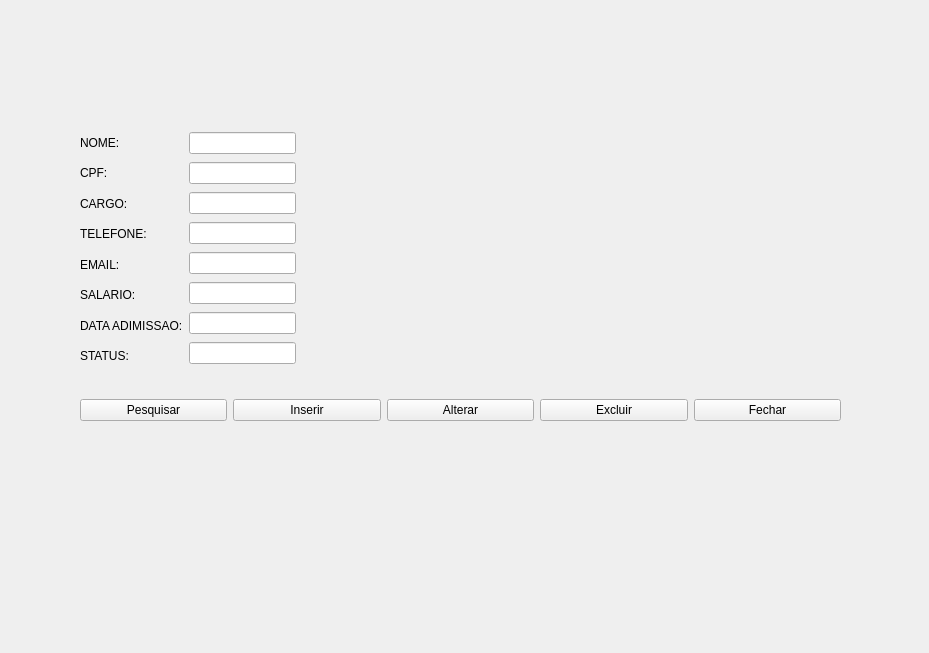
<?xml version="1.0" encoding="UTF-8"?>
<ui version="4.0">
 <class>FuncionarioWindow</class>
 <widget class="QWidget" name="FuncionarioWindow">
  <property name="geometry">
   <rect>
    <x>0</x>
    <y>0</y>
    <width>929</width>
    <height>653</height>
   </rect>
  </property>
  <property name="windowTitle">
   <string>Form</string>
  </property>
  <widget class="QWidget" name="">
   <property name="geometry">
    <rect>
     <x>80</x>
     <y>130</y>
     <width>216</width>
     <height>238</height>
    </rect>
   </property>
   <layout class="QHBoxLayout" name="horizontalLayout">
    <item>
     <layout class="QVBoxLayout" name="verticalLayout">
      <item>
       <widget class="QLabel" name="label">
        <property name="text">
         <string>NOME:</string>
        </property>
       </widget>
      </item>
      <item>
       <widget class="QLabel" name="label_2">
        <property name="text">
         <string>CPF:</string>
        </property>
       </widget>
      </item>
      <item>
       <widget class="QLabel" name="label_3">
        <property name="text">
         <string>CARGO:</string>
        </property>
       </widget>
      </item>
      <item>
       <widget class="QLabel" name="label_4">
        <property name="text">
         <string>TELEFONE:</string>
        </property>
       </widget>
      </item>
      <item>
       <widget class="QLabel" name="label_5">
        <property name="text">
         <string>EMAIL:</string>
        </property>
       </widget>
      </item>
      <item>
       <widget class="QLabel" name="label_6">
        <property name="text">
         <string>SALARIO:</string>
        </property>
       </widget>
      </item>
      <item>
       <widget class="QLabel" name="label_7">
        <property name="text">
         <string>DATA ADIMISSAO:</string>
        </property>
       </widget>
      </item>
      <item>
       <widget class="QLabel" name="label_8">
        <property name="text">
         <string>STATUS:</string>
        </property>
       </widget>
      </item>
     </layout>
    </item>
    <item>
     <layout class="QVBoxLayout" name="verticalLayout_2">
      <item>
       <widget class="QLineEdit" name="lineEdit"/>
      </item>
      <item>
       <widget class="QLineEdit" name="lineEdit_2"/>
      </item>
      <item>
       <widget class="QLineEdit" name="lineEdit_3"/>
      </item>
      <item>
       <widget class="QLineEdit" name="lineEdit_4"/>
      </item>
      <item>
       <widget class="QLineEdit" name="lineEdit_5"/>
      </item>
      <item>
       <widget class="QLineEdit" name="lineEdit_6">
        <property name="text">
         <string/>
        </property>
       </widget>
      </item>
      <item>
       <widget class="QLineEdit" name="lineEdit_7">
        <property name="text">
         <string/>
        </property>
       </widget>
      </item>
      <item>
       <widget class="QLineEdit" name="lineEdit_8">
        <property name="text">
         <string/>
        </property>
       </widget>
      </item>
     </layout>
    </item>
   </layout>
  </widget>
  <widget class="QWidget" name="layoutBotoes">
   <property name="geometry">
    <rect>
     <x>80</x>
     <y>390</y>
     <width>761</width>
     <height>41</height>
    </rect>
   </property>
   <layout class="QHBoxLayout" name="horizontalLayoutBotoes">
    <item>
     <widget class="QPushButton" name="btn_pesquisar">
      <property name="text">
       <string>Pesquisar</string>
      </property>
     </widget>
    </item>
    <item>
     <widget class="QPushButton" name="btn_inserir">
      <property name="text">
       <string>Inserir</string>
      </property>
     </widget>
    </item>
    <item>
     <widget class="QPushButton" name="btn_alterar">
      <property name="text">
       <string>Alterar</string>
      </property>
     </widget>
    </item>
    <item>
     <widget class="QPushButton" name="btn_excluir">
      <property name="text">
       <string>Excluir</string>
      </property>
     </widget>
    </item>
    <item>
     <widget class="QPushButton" name="btn_fechar">
      <property name="text">
       <string>Fechar</string>
      </property>
     </widget>
    </item>
   </layout>
  </widget>
 </widget>
 <resources/>
 <connections>
  <connection>
   <sender>btn_fechar</sender>
   <signal>clicked()</signal>
   <receiver>FuncionarioWindow</receiver>
   <slot>close()</slot>
   <hints>
    <hint type="sourcelabel">
     <x>300</x>
     <y>400</y>
    </hint>
    <hint type="destinationlabel">
     <x>0</x>
     <y>0</y>
    </hint>
   </hints>
  </connection>
 </connections>
</ui>
